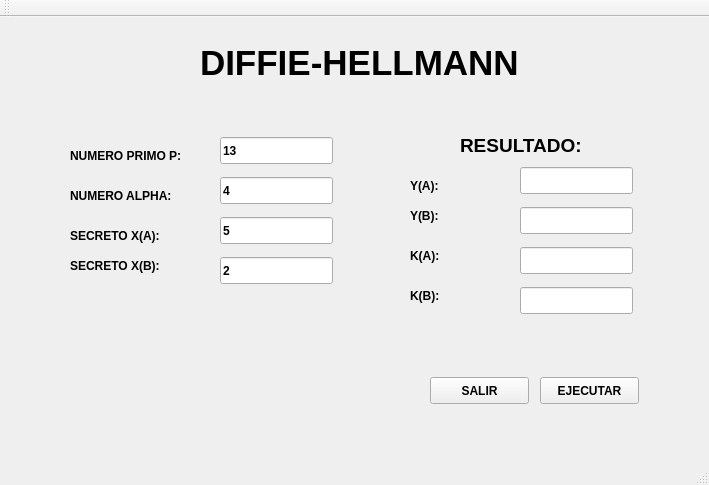
<?xml version="1.0" encoding="UTF-8"?>
<ui version="4.0">
 <class>DiffieHellmann</class>
 <widget class="QMainWindow" name="DiffieHellmann">
  <property name="geometry">
   <rect>
    <x>0</x>
    <y>0</y>
    <width>709</width>
    <height>485</height>
   </rect>
  </property>
  <property name="font">
   <font>
    <weight>75</weight>
    <bold>true</bold>
   </font>
  </property>
  <property name="windowTitle">
   <string>DiffieHellmann</string>
  </property>
  <widget class="QWidget" name="centralWidget">
   <widget class="QLabel" name="label">
    <property name="geometry">
     <rect>
      <x>200</x>
      <y>30</y>
      <width>321</width>
      <height>31</height>
     </rect>
    </property>
    <property name="font">
     <font>
      <pointsize>26</pointsize>
     </font>
    </property>
    <property name="text">
     <string>DIFFIE-HELLMANN</string>
    </property>
   </widget>
   <widget class="QLabel" name="label_2">
    <property name="geometry">
     <rect>
      <x>70</x>
      <y>130</y>
      <width>141</width>
      <height>17</height>
     </rect>
    </property>
    <property name="text">
     <string>NUMERO PRIMO P:</string>
    </property>
   </widget>
   <widget class="QLabel" name="label_3">
    <property name="geometry">
     <rect>
      <x>70</x>
      <y>170</y>
      <width>131</width>
      <height>17</height>
     </rect>
    </property>
    <property name="text">
     <string>NUMERO ALPHA:</string>
    </property>
   </widget>
   <widget class="QLabel" name="label_4">
    <property name="geometry">
     <rect>
      <x>70</x>
      <y>210</y>
      <width>121</width>
      <height>17</height>
     </rect>
    </property>
    <property name="text">
     <string>SECRETO X(A):</string>
    </property>
   </widget>
   <widget class="QLabel" name="label_5">
    <property name="geometry">
     <rect>
      <x>70</x>
      <y>240</y>
      <width>131</width>
      <height>17</height>
     </rect>
    </property>
    <property name="text">
     <string>SECRETO X(B):</string>
    </property>
   </widget>
   <widget class="QLineEdit" name="pw">
    <property name="geometry">
     <rect>
      <x>220</x>
      <y>120</y>
      <width>113</width>
      <height>27</height>
     </rect>
    </property>
    <property name="text">
     <string>13</string>
    </property>
   </widget>
   <widget class="QLineEdit" name="alphaw">
    <property name="geometry">
     <rect>
      <x>220</x>
      <y>160</y>
      <width>113</width>
      <height>27</height>
     </rect>
    </property>
    <property name="text">
     <string>4</string>
    </property>
   </widget>
   <widget class="QLineEdit" name="xaw">
    <property name="geometry">
     <rect>
      <x>220</x>
      <y>200</y>
      <width>113</width>
      <height>27</height>
     </rect>
    </property>
    <property name="text">
     <string>5</string>
    </property>
   </widget>
   <widget class="QLineEdit" name="xbw">
    <property name="geometry">
     <rect>
      <x>220</x>
      <y>240</y>
      <width>113</width>
      <height>27</height>
     </rect>
    </property>
    <property name="text">
     <string>2</string>
    </property>
   </widget>
   <widget class="QPushButton" name="ejecutar">
    <property name="geometry">
     <rect>
      <x>540</x>
      <y>360</y>
      <width>99</width>
      <height>27</height>
     </rect>
    </property>
    <property name="text">
     <string>EJECUTAR</string>
    </property>
   </widget>
   <widget class="QPushButton" name="exit">
    <property name="geometry">
     <rect>
      <x>430</x>
      <y>360</y>
      <width>99</width>
      <height>27</height>
     </rect>
    </property>
    <property name="text">
     <string>SALIR</string>
    </property>
   </widget>
   <widget class="QLabel" name="label_6">
    <property name="geometry">
     <rect>
      <x>460</x>
      <y>120</y>
      <width>121</width>
      <height>17</height>
     </rect>
    </property>
    <property name="font">
     <font>
      <pointsize>14</pointsize>
     </font>
    </property>
    <property name="text">
     <string>RESULTADO:</string>
    </property>
   </widget>
   <widget class="QLineEdit" name="yaw">
    <property name="geometry">
     <rect>
      <x>520</x>
      <y>150</y>
      <width>113</width>
      <height>27</height>
     </rect>
    </property>
   </widget>
   <widget class="QLineEdit" name="ybw">
    <property name="geometry">
     <rect>
      <x>520</x>
      <y>190</y>
      <width>113</width>
      <height>27</height>
     </rect>
    </property>
   </widget>
   <widget class="QLineEdit" name="kaw">
    <property name="geometry">
     <rect>
      <x>520</x>
      <y>230</y>
      <width>113</width>
      <height>27</height>
     </rect>
    </property>
   </widget>
   <widget class="QLabel" name="label_7">
    <property name="geometry">
     <rect>
      <x>410</x>
      <y>160</y>
      <width>67</width>
      <height>17</height>
     </rect>
    </property>
    <property name="text">
     <string>Y(A):</string>
    </property>
   </widget>
   <widget class="QLabel" name="label_8">
    <property name="geometry">
     <rect>
      <x>410</x>
      <y>190</y>
      <width>67</width>
      <height>17</height>
     </rect>
    </property>
    <property name="text">
     <string>Y(B):</string>
    </property>
   </widget>
   <widget class="QLabel" name="label_9">
    <property name="geometry">
     <rect>
      <x>410</x>
      <y>230</y>
      <width>67</width>
      <height>17</height>
     </rect>
    </property>
    <property name="text">
     <string>K(A):</string>
    </property>
   </widget>
   <widget class="QLabel" name="label_10">
    <property name="geometry">
     <rect>
      <x>410</x>
      <y>270</y>
      <width>67</width>
      <height>17</height>
     </rect>
    </property>
    <property name="text">
     <string>K(B):</string>
    </property>
   </widget>
   <widget class="QLineEdit" name="kbw">
    <property name="geometry">
     <rect>
      <x>520</x>
      <y>270</y>
      <width>113</width>
      <height>27</height>
     </rect>
    </property>
   </widget>
  </widget>
  <widget class="QMenuBar" name="menuBar">
   <property name="geometry">
    <rect>
     <x>0</x>
     <y>0</y>
     <width>709</width>
     <height>25</height>
    </rect>
   </property>
  </widget>
  <widget class="QToolBar" name="mainToolBar">
   <attribute name="toolBarArea">
    <enum>TopToolBarArea</enum>
   </attribute>
   <attribute name="toolBarBreak">
    <bool>false</bool>
   </attribute>
  </widget>
  <widget class="QStatusBar" name="statusBar"/>
 </widget>
 <layoutdefault spacing="6" margin="11"/>
 <resources/>
 <connections/>
</ui>
